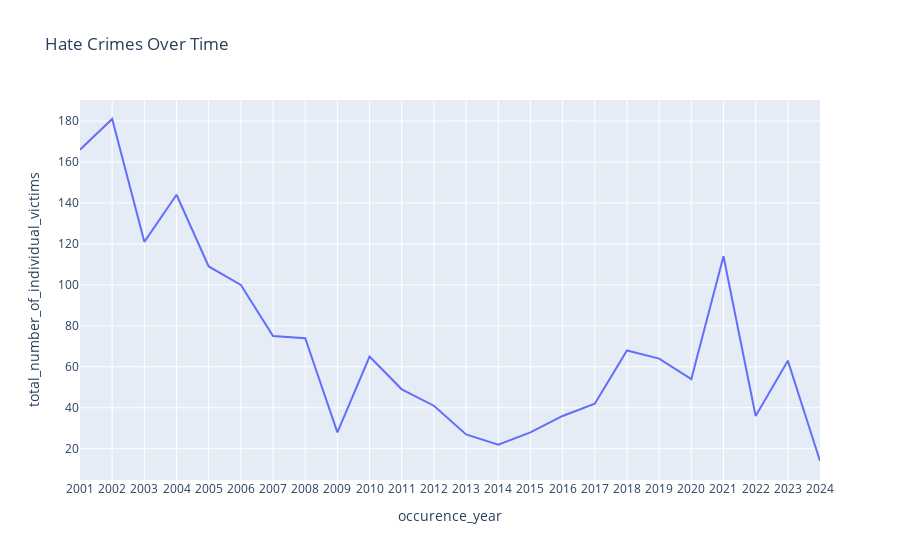

Notebook code cell kept with this figure:
### Code cell
num_occurences = trimmed_data[['occurence_month', 'total_number_of_individual_victims']].copy()
num_occurences['occurence_year'] = num_occurences['occurence_month'].apply(lambda x: x[:4])
num_occurences = num_occurences.groupby('occurence_year')['total_number_of_individual_victims'].count().reset_index()

fig = px.line(num_occurences, x="occurence_year", y='total_number_of_individual_victims', title='Hate Crimes Over Time',
              labels={'x': 'Date', 'Hate Crimes': 'Number of Hate Crimes'})
fig.show()

### Figure 1 — Plotly figure (JSON) as saved in the notebook; plotly's stock layout.template omitted (floating-point values rounded to 4 significant figures)
{"data": [{"hovertemplate": "occurence_year=%{x}<br>total_number_of_individual_victims=%{y}<extra></extra>", "legendgroup": "", "line": {"color": "#636efa", "dash": "solid"}, "marker": {"symbol": "circle"}, "mode": "lines", "name": "", "orientation": "v", "showlegend": false, "type": "scatter", "x": ["2001", "2002", "2003", "2004", "2005", "2006", "2007", "2008", "2009", "2010", "2011", "2012", "2013", "2014", "2015", "2016", "2017", "2018", "2019", "2020", "2021", "2022", "2023", "2024"], "xaxis": "x", "y": [166, 181, 121, 144, 109, 100, 75, 74, 28, 65, 49, 41, 27, 22, 28, 36, 42, 68, 64, 54, 114, 36, 63, 14], "yaxis": "y"}], "layout": {"legend": {"tracegroupgap": 0}, "title": {"text": "Hate Crimes Over Time"}, "xaxis": {"anchor": "y", "domain": [0, 1], "title": {"text": "occurence_year"}}, "yaxis": {"anchor": "x", "domain": [0, 1], "title": {"text": "total_number_of_individual_victims"}}}}
